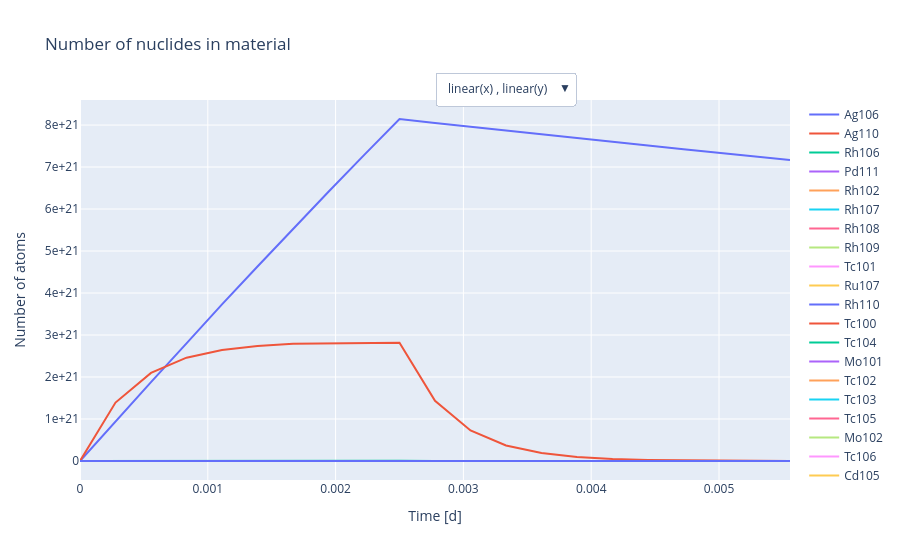

The cell this chart's notebook holds for it:
### Markdown cell above
In addition to Ag110 other atoms get created. This section plots the number of nuclides in the material excluding the original nuclides in the unirradiated material

### Code cell
import openmc_depletion_plotter
# this package provides convenient plotting methods for depletion simulations like this one
# more details here https://github.com/fusion-energy/openmc_depletion_plotter

results.plot_atoms_vs_time(excluded_material=my_material)
